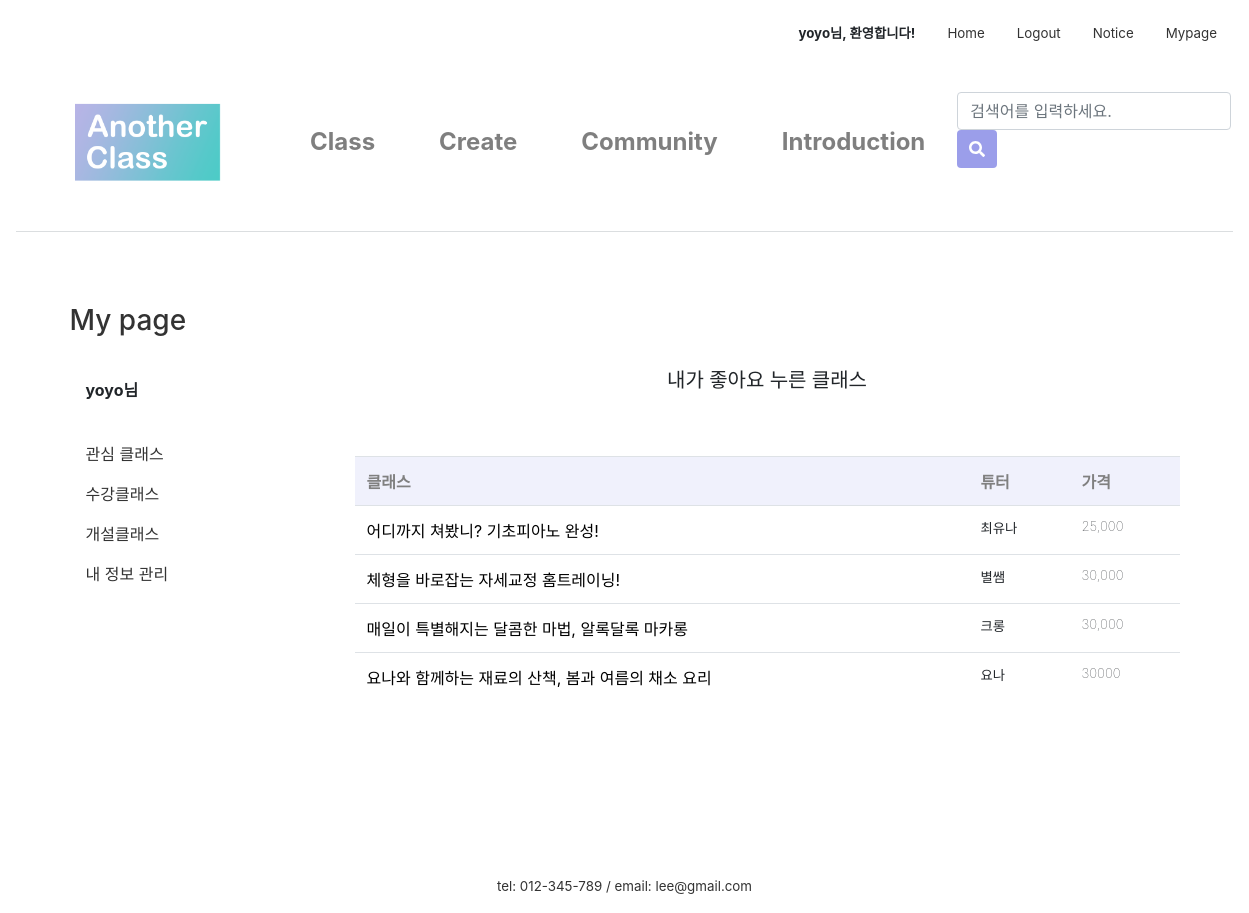
Page /mypage/mylike/ (signed in) on the earlier database version.
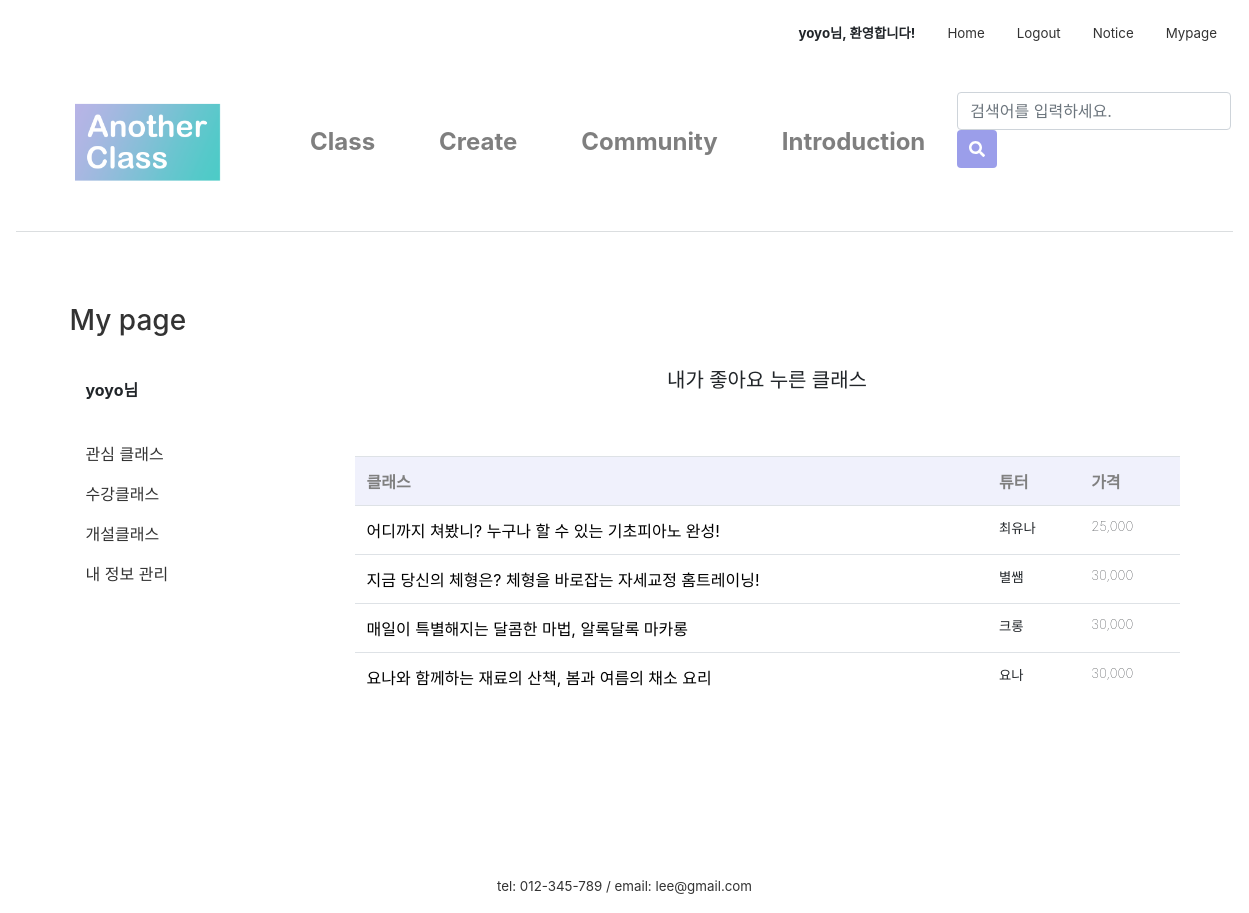
Same page on the later database version.
### firstApp/models.py (models this page shows, shortened)
class Class(models.Model):
    author = models.ForeignKey(settings.AUTH_USER_MODEL, on_delete=models.CASCADE, default=1)
    title = models.CharField(max_length=50)
    tutor = models.CharField(max_length=10)
    tutor_photo = ProcessedImageField(upload_to="tutor", processors=[ResizeToFill(300,300)], default='')
    tutor_insta = models.CharField(null=True, blank=True, max_length=50, default='')
    tutor_blog = models.CharField(null=True, blank=True, max_length=50, default='')
    tutor_youtube = models.CharField(null=True, blank=True, max_length=50, default='')
    category = models.ForeignKey('firstApp.Category', on_delete=models.CASCADE, default=1, related_name='category')
    area = models.ForeignKey('firstApp.Area', on_delete=models.CASCADE, default=1)
    photo = ProcessedImageField(upload_to="class", processors=[ResizeToFill(600,450)], default='')
    body = RichTextUploadingField(default='')
    tutor_body = RichTextUploadingField(default='')
    price = models.CharField(max_length=10)
    time = models.CharField(max_length=5)
    level = models.ForeignKey('firstApp.Level', on_delete=models.CASCADE, default=1, related_name='level')
    mode = models.ForeignKey('firstApp.Mode', on_delete=models.CASCADE, default=1, related_name='mode')
    in_min = models.PositiveIntegerField(null=True, blank=True, default='1')
    in_max = models.PositiveIntegerField(null=True, blank=True, default='1')
    like_user = models.ManyToManyField(settings.AUTH_USER_MODEL, related_name='like_class')
    like_count = models.PositiveIntegerField(default=0)

### firstApp/views.py (the view)
# urls.py: path('mypage/mylike/', views.mylike, name='mylike'),
@login_required(login_url='/login/')
def mylike(request):
    classs = Class.objects.filter(like_user=request.user)
    return render(request, 'firstApp/mylike.html', {'classs':classs})

### firstApp/templates/firstApp/mylike.html
{% extends 'firstApp/base.html' %}
{% load static %}
{% block content %}
{% if user.is_active %}
<link rel="stylesheet" href="{% static 'css/community.css' %}">
    <div class="container">
      <div class="row">
        <div class="col-sm-3">
          <div class="left-sidebar">
            <ul>
							<li data-toggle="tab">
								<a href="{% url 'mypage' %}" class="nounderline"><h3>My page</h3></a><br>
								<a class="nav-link"><strong>{{user.username}}님</strong></a>
									<br>
									<li class="nav-item">
										<a class="nav-link" href="/mypage/mylike">관심 클래스</a>
									</li>
									<li class="nav-item">
									  <a class="nav-link" href="/mypage/myApply">수강클래스</a>
									</li>
									<li class="nav-item">
									  <a class="nav-link" href="/mypage/myClass">개설클래스</a>
									</li>
									<li class="nav-item">
									  <a class="nav-link" href="">내 정보 관리</a>
									</li>
							</li>
						</ul>
          </div>
        </div>
          <div class="col-sm-9">
            <h5>내가 좋아요 누른 클래스</h5>
            <table class="table">
              <tr>
                <th>클래스</th>
                <th>튜터</th>
                <th>가격</th>
              </tr>
              {% for class in classs %}
              <tr>
                <td>
                  <a class="a_underline" href="{% url 'product' class.id %}">{{ class.title }}</a>
                </td>
                <td class="lighter">{{ class.tutor }}</td>
                <td class="lighter">{{ class.price }}</td>
              </tr>
              {% endfor %}
            </table>
          </div>
      </div>
    </div>
{% else %}
<script type="text/javascript">
    alert('잘못된 접근입니다. \n로그인을 해주세요.')
    window.location.href = '/login';
  </script>
{% endif %}
{% endblock content %}

Differences in the rows shown:
changed Class "최유나": title "어디까지 쳐봤니? 기초피아노 완성!" → "어디까지 쳐봤니? 누구나 할 수 있는 기초피아노 완성!"
changed Class "별쌤": title "체형을 바로잡는 자세교정 홈트레이닝!" → "지금 당신의 체형은? 체형을 바로잡는 자세교정 홈트레이닝!"
changed Class "요나와 함께하는 재료의 산책, 봄과 여름의 채소 요리": price "30000" → "30,000"
